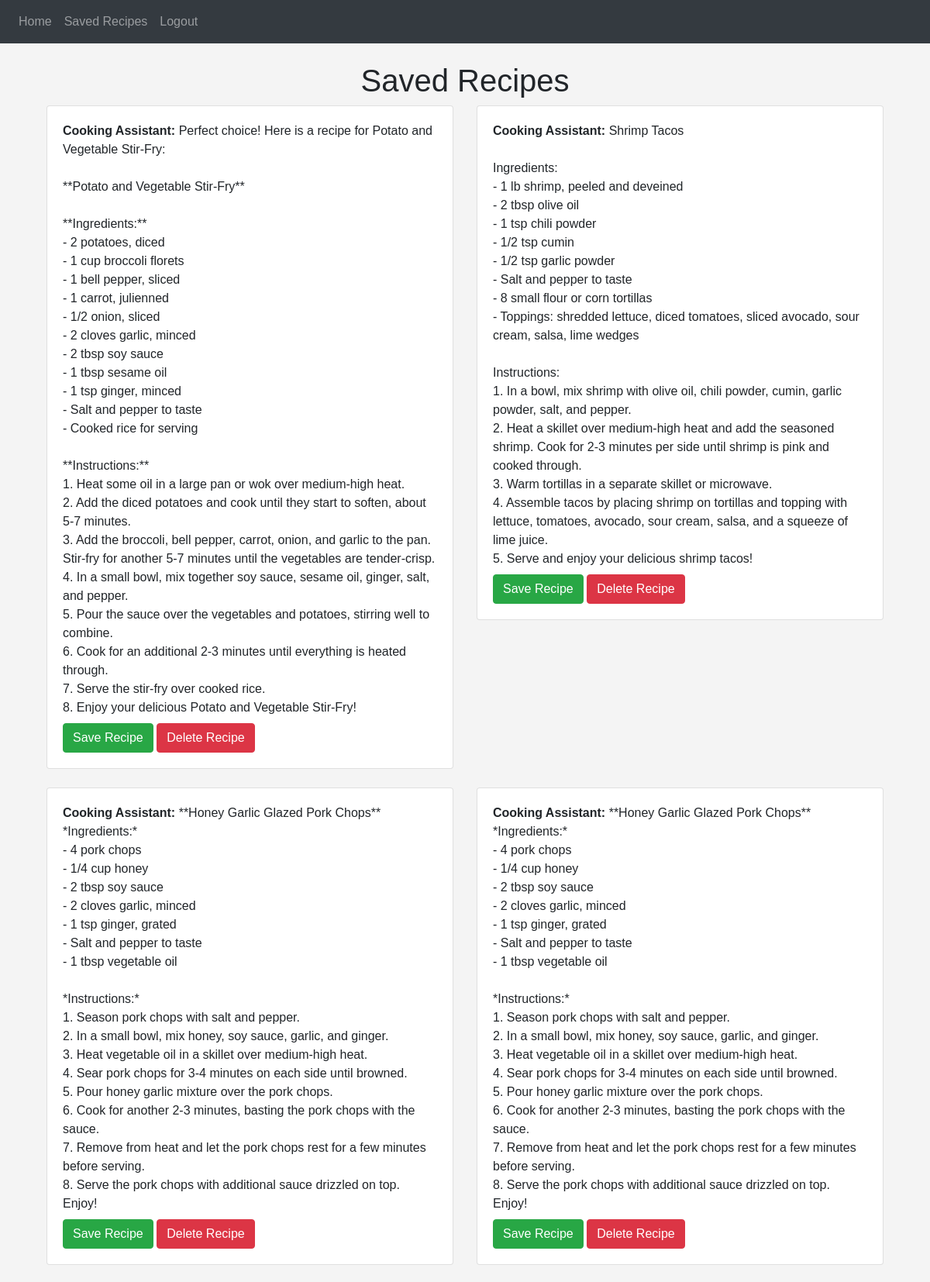
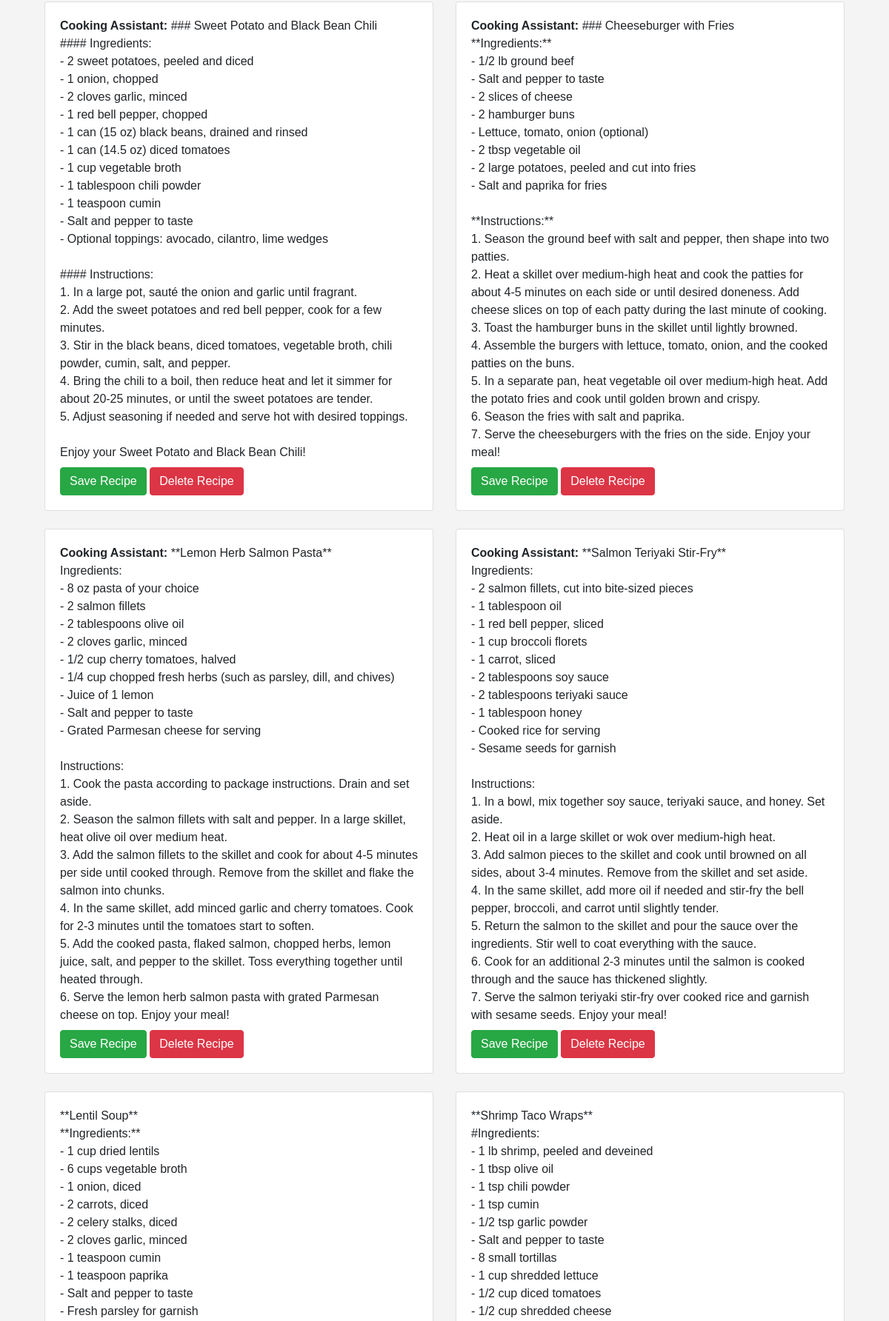
The page /saved_recipes (signed in, upper part) on the database its author committed (2 pictures, top to bottom).
### website/models.py (models this page shows)
class Recipe(db.Model):
    id = db.Column(db.Integer, primary_key=True)
    content = db.Column(db.Text, nullable=False)
    date_created = db.Column(db.DateTime, default=datetime.utcnow)
    user_id = db.Column(db.Integer, db.ForeignKey('user.id'), nullable=False)

### website/views.py (the view)
@views.route("/saved_recipes")
@login_required
def saved_recipes():
    recipes = Recipe.query.filter_by(user_id=current_user.id).all()
    print("Found recipes:", recipes)
    return render_template("saved_recipes.html", user=current_user, recipes=recipes)

### website/__init__.py (called while the page is built)
def create_app():
    app = Flask(__name__)
    app.config['SECRET_KEY'] = 'hjshjhdjah kjshkjdhjs'
    app.config['SQLALCHEMY_DATABASE_URI'] = f'sqlite:///{DB_NAME}'
    db.init_app(app)
    from .views import views
    from .auth import auth
    app.register_blueprint(views, url_prefix='/')
    app.register_blueprint(auth, url_prefix='/')
    from .models import User, Note
    with app.app_context():
        db.create_all()
    login_manager = LoginManager()
    login_manager.login_view = 'auth.login'
    login_manager.init_app(app)
    @login_manager.user_loader
    def load_user(id):
        return User.query.get(int(id))
    return app

### website/templates/saved_recipes.html (shortened to what this page needs)
{% extends "base.html" %}
{% block content %}
<div class="container">
    <h1 class="text-center mt-4">Saved Recipes</h1>
    <div class="row">
        {% for recipe in recipes %}
            <div class="col-md-6 mb-4">
                <div class="card">
                    <div class="card-body">
                        {{ recipe.content|safe }}
                        <button onclick="deleteRecipe({{ recipe.id }})" class="btn btn-danger mt-2">Delete Recipe</button>
                    </div>
                </div>
            </div>
        {% endfor %}
    </div>
</div>
{% endblock %}

### website/templates/base.html (shortened to what this page needs)
<!DOCTYPE html>
<html>
  <head>
    <link
      rel="stylesheet"
      href="https://stackpath.bootstrapcdn.com/bootstrap/4.4.1/css/bootstrap.min.css"
    />
    <link
      rel="stylesheet"
      href="https://stackpath.bootstrapcdn.com/font-awesome/4.7.0/css/font-awesome.min.css"
    />
    <link rel="stylesheet" href="{{ url_for('static', filename='style.css') }}">
  </head>
  <body>
    <nav class="navbar navbar-expand-lg navbar-dark bg-dark">
      <div class="collapse navbar-collapse" id="navbar">
        <div class="navbar-nav">
          {% if user.is_authenticated %}
          <a class="nav-item nav-link" id="home" href="/">Home</a>
          <a class="nav-item nav-link" id="saved_recipes" href="/saved_recipes">Saved Recipes</a>
          <a class="nav-item nav-link" id="logout" href="/logout">Logout</a>
          {% else %}
          <a class="nav-item nav-link" id="login" href="/login">Login</a>
          <a class="nav-item nav-link" id="signUp" href="/sign-up">Sign Up</a>
          {% endif %}
        </div>
      </div>
    </nav>
    <div class="container">{% block content %} {% endblock %}</div>
  </body>
</html>

### website/static/style.css (style rules this page uses)
body { font-family: Arial, sans-serif; background-color: #f4f4f4; margin: 0; padding: 0; }
button { padding: 10px; border: none; background-color: #4CAF50; color: white; border-radius: 5px; cursor: pointer; }

### rows shown on the page
Recipe: content "Cooking Assistant: Perfect choice! Here is a recipe for Potato and Vegetable Stir-Fry: **Potato and Vegetable Stir-Fry** **Ingredients:** - 2 potatoes, diced - 1 cup broccoli florets - 1 bell pepper, sliced - 1 carrot, julienned - 1/2 onion, sliced - 2 cloves garlic, minced - 2 tbsp soy sauce - 1 tbsp sesame oil - 1 tsp ginger, minced - Salt and pepper to taste - Cooked rice for serving **Instructions:** 1. Heat some oil in a large pan or wok over medium-high heat. 2. Add the diced potatoes and cook until they start to soften, about 5-7 minutes. 3. Add the broccoli, bell pepper, carrot, onion, and garlic to the pan. Stir-fry for another 5-7 minutes until the vegetables are tender-crisp. 4.…"
Recipe: content "Cooking Assistant: Shrimp Tacos Ingredients: - 1 lb shrimp, peeled and deveined - 2 tbsp olive oil - 1 tsp chili powder - 1/2 tsp cumin - 1/2 tsp garlic powder - Salt and pepper to taste - 8 small flour or corn tortillas - Toppings: shredded lettuce, diced tomatoes, sliced avocado, sour cream, salsa, lime wedges Instructions: 1. In a bowl, mix shrimp with olive oil, chili powder, cumin, garlic powder, salt, and pepper. 2. Heat a skillet over medium-high heat and add the seasoned shrimp. Cook for 2-3 minutes per side until shrimp is pink and cooked through. 3. Warm tortillas in a separate skillet or microwave. 4. Assemble tacos by placing shrimp on tortillas and topping with lettuce,…"
Recipe: content "Cooking Assistant: **Honey Garlic Glazed Pork Chops** *Ingredients:* - 4 pork chops - 1/4 cup honey - 2 tbsp soy sauce - 2 cloves garlic, minced - 1 tsp ginger, grated - Salt and pepper to taste - 1 tbsp vegetable oil *Instructions:* 1. Season pork chops with salt and pepper. 2. In a small bowl, mix honey, soy sauce, garlic, and ginger. 3. Heat vegetable oil in a skillet over medium-high heat. 4. Sear pork chops for 3-4 minutes on each side until browned. 5. Pour honey garlic mixture over the pork chops. 6. Cook for another 2-3 minutes, basting the pork chops with the sauce. 7. Remove from heat and let the pork chops rest for a few minutes before serving. 8. Serve the pork chops with…"
Recipe: content "Cooking Assistant: **Honey Garlic Glazed Pork Chops** *Ingredients:* - 4 pork chops - 1/4 cup honey - 2 tbsp soy sauce - 2 cloves garlic, minced - 1 tsp ginger, grated - Salt and pepper to taste - 1 tbsp vegetable oil *Instructions:* 1. Season pork chops with salt and pepper. 2. In a small bowl, mix honey, soy sauce, garlic, and ginger. 3. Heat vegetable oil in a skillet over medium-high heat. 4. Sear pork chops for 3-4 minutes on each side until browned. 5. Pour honey garlic mixture over the pork chops. 6. Cook for another 2-3 minutes, basting the pork chops with the sauce. 7. Remove from heat and let the pork chops rest for a few minutes before serving. 8. Serve the pork chops with…"
Recipe: content "Cooking Assistant: ### Sweet Potato and Black Bean Chili #### Ingredients: - 2 sweet potatoes, peeled and diced - 1 onion, chopped - 2 cloves garlic, minced - 1 red bell pepper, chopped - 1 can (15 oz) black beans, drained and rinsed - 1 can (14.5 oz) diced tomatoes - 1 cup vegetable broth - 1 tablespoon chili powder - 1 teaspoon cumin - Salt and pepper to taste - Optional toppings: avocado, cilantro, lime wedges #### Instructions: 1. In a large pot, sauté the onion and garlic until fragrant. 2. Add the sweet potatoes and red bell pepper, cook for a few minutes. 3. Stir in the black beans, diced tomatoes, vegetable broth, chili powder, cumin, salt, and pepper. 4. Bring the chili to a boil,…"
Recipe: content "Cooking Assistant: ### Cheeseburger with Fries **Ingredients:** - 1/2 lb ground beef - Salt and pepper to taste - 2 slices of cheese - 2 hamburger buns - Lettuce, tomato, onion (optional) - 2 tbsp vegetable oil - 2 large potatoes, peeled and cut into fries - Salt and paprika for fries **Instructions:** 1. Season the ground beef with salt and pepper, then shape into two patties. 2. Heat a skillet over medium-high heat and cook the patties for about 4-5 minutes on each side or until desired doneness. Add cheese slices on top of each patty during the last minute of cooking. 3. Toast the hamburger buns in the skillet until lightly browned. 4. Assemble the burgers with lettuce, tomato, onion,…"
Recipe: content "Cooking Assistant: **Lemon Herb Salmon Pasta** Ingredients: - 8 oz pasta of your choice - 2 salmon fillets - 2 tablespoons olive oil - 2 cloves garlic, minced - 1/2 cup cherry tomatoes, halved - 1/4 cup chopped fresh herbs (such as parsley, dill, and chives) - Juice of 1 lemon - Salt and pepper to taste - Grated Parmesan cheese for serving Instructions: 1. Cook the pasta according to package instructions. Drain and set aside. 2. Season the salmon fillets with salt and pepper. In a large skillet, heat olive oil over medium heat. 3. Add the salmon fillets to the skillet and cook for about 4-5 minutes per side until cooked through. Remove from the skillet and flake the salmon into chunks. 4.…"
Recipe: content "Cooking Assistant: **Salmon Teriyaki Stir-Fry** Ingredients: - 2 salmon fillets, cut into bite-sized pieces - 1 tablespoon oil - 1 red bell pepper, sliced - 1 cup broccoli florets - 1 carrot, sliced - 2 tablespoons soy sauce - 2 tablespoons teriyaki sauce - 1 tablespoon honey - Cooked rice for serving - Sesame seeds for garnish Instructions: 1. In a bowl, mix together soy sauce, teriyaki sauce, and honey. Set aside. 2. Heat oil in a large skillet or wok over medium-high heat. 3. Add salmon pieces to the skillet and cook until browned on all sides, about 3-4 minutes. Remove from the skillet and set aside. 4. In the same skillet, add more oil if needed and stir-fry the bell pepper, broccoli,…"
Recipe: content "**Lentil Soup** **Ingredients:** - 1 cup dried lentils - 6 cups vegetable broth - 1 onion, diced - 2 carrots, diced - 2 celery stalks, diced - 2 cloves garlic, minced - 1 teaspoon cumin - 1 teaspoon paprika - Salt and pepper to taste - Fresh parsley for garnish"
Recipe: content "**Shrimp Taco Wraps** #Ingredients: - 1 lb shrimp, peeled and deveined - 1 tbsp olive oil - 1 tsp chili powder - 1 tsp cumin - 1/2 tsp garlic powder - Salt and pepper to taste - 8 small tortillas - 1 cup shredded lettuce - 1/2 cup diced tomatoes - 1/2 cup shredded cheese"
